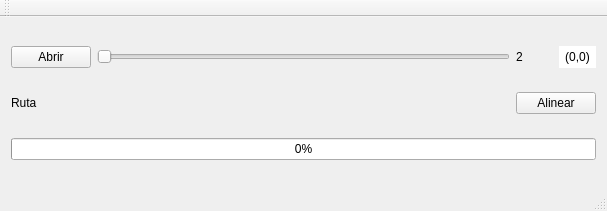
<?xml version="1.0" encoding="UTF-8"?>
<ui version="4.0">
 <class>MainWindow</class>
 <widget class="QMainWindow" name="MainWindow">
  <property name="geometry">
   <rect>
    <x>0</x>
    <y>0</y>
    <width>607</width>
    <height>211</height>
   </rect>
  </property>
  <property name="windowTitle">
   <string>MainWindow</string>
  </property>
  <widget class="QWidget" name="centralWidget">
   <layout class="QGridLayout" name="gridLayout">
    <item row="0" column="0">
     <widget class="QPushButton" name="btnAbrir">
      <property name="text">
       <string>Abrir</string>
      </property>
     </widget>
    </item>
    <item row="0" column="1">
     <widget class="QSlider" name="slider">
      <property name="minimum">
       <number>2</number>
      </property>
      <property name="maximum">
       <number>30</number>
      </property>
      <property name="pageStep">
       <number>1</number>
      </property>
      <property name="orientation">
       <enum>Qt::Horizontal</enum>
      </property>
     </widget>
    </item>
    <item row="0" column="2">
     <widget class="QLabel" name="lbFrames">
      <property name="text">
       <string>2</string>
      </property>
     </widget>
    </item>
    <item row="0" column="3">
     <widget class="QLabel" name="lbCoordenadas">
      <property name="styleSheet">
       <string notr="true">background: white;</string>
      </property>
      <property name="text">
       <string>(0,0)</string>
      </property>
      <property name="alignment">
       <set>Qt::AlignCenter</set>
      </property>
     </widget>
    </item>
    <item row="1" column="2" colspan="2">
     <widget class="QPushButton" name="btnAlinear">
      <property name="text">
       <string>Alinear</string>
      </property>
     </widget>
    </item>
    <item row="2" column="0" colspan="4">
     <widget class="QProgressBar" name="progressBar">
      <property name="maximum">
       <number>100</number>
      </property>
      <property name="value">
       <number>0</number>
      </property>
     </widget>
    </item>
    <item row="1" column="0" colspan="2">
     <widget class="QLabel" name="lbPath">
      <property name="text">
       <string>Ruta</string>
      </property>
     </widget>
    </item>
   </layout>
  </widget>
  <widget class="QMenuBar" name="menuBar">
   <property name="geometry">
    <rect>
     <x>0</x>
     <y>0</y>
     <width>607</width>
     <height>21</height>
    </rect>
   </property>
  </widget>
  <widget class="QToolBar" name="mainToolBar">
   <attribute name="toolBarArea">
    <enum>TopToolBarArea</enum>
   </attribute>
   <attribute name="toolBarBreak">
    <bool>false</bool>
   </attribute>
  </widget>
  <widget class="QStatusBar" name="statusBar"/>
 </widget>
 <layoutdefault spacing="6" margin="11"/>
 <resources/>
 <connections>
  <connection>
   <sender>slider</sender>
   <signal>valueChanged(int)</signal>
   <receiver>lbFrames</receiver>
   <slot>setNum(int)</slot>
   <hints>
    <hint type="sourcelabel">
     <x>429</x>
     <y>53</y>
    </hint>
    <hint type="destinationlabel">
     <x>466</x>
     <y>56</y>
    </hint>
   </hints>
  </connection>
 </connections>
</ui>
